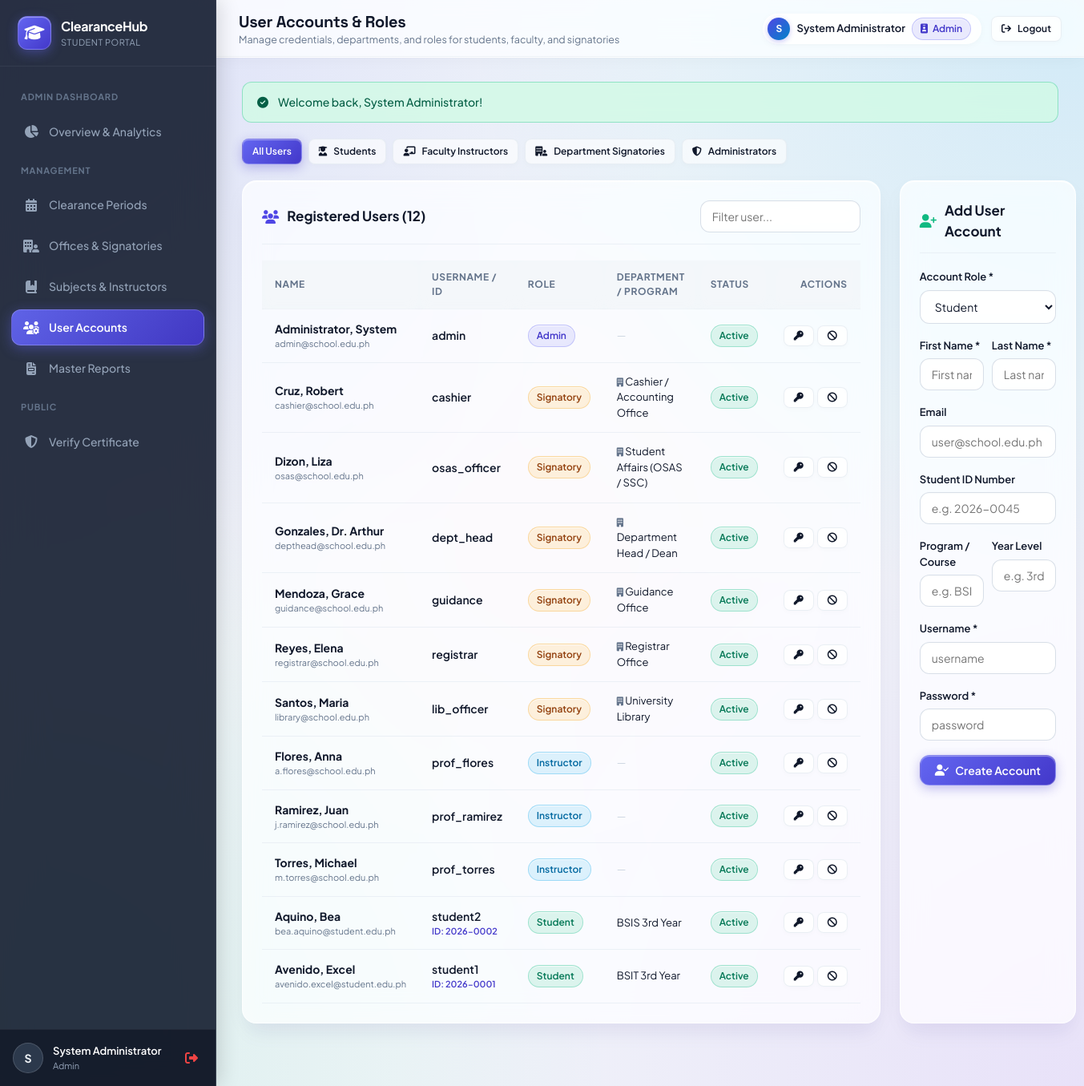
The page /admin/users.php (signed in) on the database its author committed.
### tables this page shows
CREATE TABLE `users` (
  `id` INT AUTO_INCREMENT PRIMARY KEY,
  `username` VARCHAR(50) NOT NULL UNIQUE,
  `password` VARCHAR(255) NOT NULL,
  `role` ENUM('admin', 'signatory', 'instructor', 'student') NOT NULL,
  `first_name` VARCHAR(60) NOT NULL,
  `last_name` VARCHAR(60) NOT NULL,
  `email` VARCHAR(100) NULL,
  `student_id` VARCHAR(50) NULL UNIQUE,
  `department_id` INT NULL,
  `course` VARCHAR(80) NULL,
  `year_level` VARCHAR(20) NULL,
  `section` VARCHAR(20) NULL,
  `status` ENUM('active', 'inactive') DEFAULT 'active',
  `created_at` TIMESTAMP DEFAULT CURRENT_TIMESTAMP,
  FOREIGN KEY (`department_id`) REFERENCES `departments`(`id`) ON DELETE SET NULL
);

CREATE TABLE `departments` (
  `id` INT AUTO_INCREMENT PRIMARY KEY,
  `code` VARCHAR(30) NOT NULL UNIQUE,
  `name` VARCHAR(100) NOT NULL,
  `description` VARCHAR(255) NULL,
  `requires_proof` TINYINT(1) DEFAULT 0,
  `is_active` TINYINT(1) DEFAULT 1,
  `created_at` TIMESTAMP DEFAULT CURRENT_TIMESTAMP
);

### admin/users.php (the view, shortened to what the rows shown need)
<?php
require_once __DIR__ . '/../config/db.php';
require_once __DIR__ . '/../config/session.php';
require_once __DIR__ . '/../config/helpers.php';
$sql = "
    SELECT u.*, d.name as department_name
    FROM users u
    LEFT JOIN departments d ON u.department_id = d.id
";
$params = [];
$sql .= " ORDER BY u.role ASC, u.last_name ASC";
$stmt = $pdo->prepare($sql);
$stmt->execute($params);
$users = $stmt->fetchAll();
$page_title = "User Accounts & Roles";
include __DIR__ . '/../includes/header.php';
include __DIR__ . '/../includes/navbar.php';
?>
<div class="grid-2-1">
    <div class="card">
        <div class="table-responsive">
            <table class="table" id="usersTable">
                <thead>
                    <tr>
                        <th>Name</th>
                        <th>Username / ID</th>
                        <th>Role</th>
                        <th>Department / Program</th>
                        <th>Status</th>
                        <th style="text-align: right;">Actions</th>
                    </tr>
                </thead>
                <tbody>
                    <?php foreach ($users as $u): ?>
                        <tr>
                            <td>
                                <strong><?= e($u['last_name'] . ', ' . $u['first_name']) ?></strong>
                                <div style="font-size: 11px; color: var(--text-muted);"><?= e($u['email']) ?></div>
                            </td>
                            <td>
                                <div style="font-weight: 600;"><?= e($u['username']) ?></div>
                                <?php if ($u['student_id']): ?>
                                    <div style="font-size: 11px; color: #4338ca; font-weight: 600;">ID: <?= e($u['student_id']) ?></div>
                                <?php endif; ?>
                            </td>
                            <td>
                                <span class="badge <?= $u['role'] === 'admin' ? 'badge-primary' : ($u['role'] === 'instructor' ? 'badge-info' : ($u['role'] === 'signatory' ? 'badge-warning' : 'badge-success')) ?>">
                                    <?= ucfirst($u['role']) ?>
                                </span>
                            </td>
                            <td style="font-size: 13px;">
                                <?php if ($u['role'] === 'signatory'): ?>
                                    <i class="fa-solid fa-building" style="color: #64748b; font-size: 11px;"></i> <?= e($u['department_name'] ?: 'Unassigned') ?>
                                <?php elseif ($u['role'] === 'student'): ?>
                                    <?= e($u['course'] . ' ' . $u['year_level']) ?>
                                <?php else: ?>
                                    <span style="color: #cbd5e1;">—</span>
                                <?php endif; ?>
                            </td>
                            <td>
                                <?= $u['status'] === 'active' ? '<span class="badge badge-success">Active</span>' : '<span class="badge badge-danger">Inactive</span>' ?>
                            </td>
                            <td style="text-align: right;">
                                <div style="display: inline-flex; gap: 4px;">
                                    <a href="<?= url('admin/users.php?reset_pw=' . $u['id']) ?>" class="btn btn-outline btn-sm" title="Reset password to password123" onclick="return confirm('Reset this password to password123?');">
                                        <i class="fa-solid fa-key"></i>
                                    </a>
                                    <a href="<?= url('admin/users.php?toggle_status=' . $u['id']) ?>" class="btn btn-outline btn-sm" title="Toggle active status">
                                        <i class="fa-solid <?= $u['status'] === 'active' ? 'fa-ban' : 'fa-check' ?>"></i>
                                    </a>
                                </div>
                            </td>
                        </tr>
                    <?php endforeach; ?>
                </tbody>
            </table>
        </div>
    </div>
</div>
<?php include __DIR__ . '/../includes/footer.php'; ?>

### includes/navbar.php (shortened to what the rows shown need)
<?php
$user = current_user();
?>
<div class="app-wrapper">
    <aside class="sidebar" id="appSidebar">
        <?php if ($user): ?>
            <div class="sidebar-footer">
                <div class="user-mini-card">
                    <div class="user-avatar">
                        <?= strtoupper(substr($user['name'] ?: $user['username'], 0, 1)) ?>
                    </div>
                    <div style="flex: 1; overflow: hidden;">
                        <div class="user-meta-name"><?= e($user['name'] ?: $user['username']) ?></div>
                        <div class="user-meta-role"><?= e($user['role']) ?></div>
                    </div>
                    <a href="<?= url('auth/logout.php') ?>" title="Logout" style="color: #ef4444; font-size: 16px; padding: 6px;">
                        <i class="fa-solid fa-right-from-bracket"></i>
                    </a>
                </div>
            </div>
        <?php endif; ?>
    </aside>
    <div class="main-content">
        <header class="topbar">
            <div class="topbar-left">
                <div class="topbar-title">
                    <h2><?= e($page_title) ?></h2>
                </div>
            </div>
            <div class="topbar-actions">
                <?php if ($user): ?>
                    <div class="topbar-user-badge">
                        <div class="topbar-avatar"><?= strtoupper(substr($user['name'] ?: $user['username'], 0, 1)) ?></div>
                        <div class="topbar-user-info">
                            <span class="topbar-user-name"><?= e($user['name'] ?: $user['username']) ?></span>
                            <span class="badge badge-primary badge-sm"><i class="fa-solid fa-id-badge"></i> <?= e(ucfirst($user['role'])) ?></span>
                        </div>
                    </div>
                    <a href="<?= url('auth/logout.php') ?>" class="btn btn-outline btn-sm no-print logout-btn" title="Logout">
                        <i class="fa-solid fa-arrow-right-from-bracket"></i>
                        <span class="logout-label">Logout</span>
                    </a>
                <?php else: ?>
                    <a href="<?= url('auth/login.php') ?>" class="btn btn-primary btn-sm">
                        <i class="fa-solid fa-user-lock"></i> Log In
                    </a>
                <?php endif; ?>
            </div>
        </header>
        <main class="content-body">

### rows shown on the page
users: role "Admin", last_name+first_name "Administrator, System", email "admin@school.edu.ph", username "admin", status "Active"
users: last_name+first_name "Cruz, Robert", email "cashier@school.edu.ph", username "cashier", role "Signatory", department.name "Cashier / Accounting Office", status "Active"
users: last_name+first_name "Dizon, Liza", email "osas@school.edu.ph", username "osas_officer", role "Signatory", department.name "Student Affairs (OSAS / SSC)", status "Active"
users: last_name+first_name "Gonzales, Dr. Arthur", email "depthead@school.edu.ph", username "dept_head", role "Signatory", department.name "Department Head / Dean", status "Active"
users: last_name+first_name "Mendoza, Grace", email "guidance@school.edu.ph", username "guidance", role "Signatory", department.name "Guidance Office", status "Active"
users: last_name+first_name "Reyes, Elena", email "registrar@school.edu.ph", username "registrar", role "Signatory", department.name "Registrar Office", status "Active"
users: last_name+first_name "Santos, Maria", email "library@school.edu.ph", username "lib_officer", role "Signatory", department.name "University Library", status "Active"
users: last_name+first_name "Flores, Anna", email "a.flores@school.edu.ph", username "prof_flores", role "Instructor", status "Active"
users: last_name+first_name "Ramirez, Juan", email "j.ramirez@school.edu.ph", username "prof_ramirez", role "Instructor", status "Active"
users: last_name+first_name "Torres, Michael", email "m.torres@school.edu.ph", username "prof_torres", role "Instructor", status "Active"
users: last_name+first_name "Aquino, Bea", email "bea.aquino@student.edu.ph", username "student2", student "2026-0002", role "Student", course+year_level "BSIS 3rd Year", status "Active"
users: last_name+first_name "Avenido, Excel", email "avenido.excel@student.edu.ph", username "student1", student "2026-0001", role "Student", course+year_level "BSIT 3rd Year", status "Active"

### other values the page prints
substr($user['name'] ?: $user['username'], 0, 1) "S"
$user['name'] ?: $user['username'] "System Administrator"
$page_title "User Accounts & Roles"
$page_subtitle "Manage credentials, departments, and roles for students, faculty, and signatories"
$flash['message'] "Welcome back, System Administrator!"
count($users) "12"
